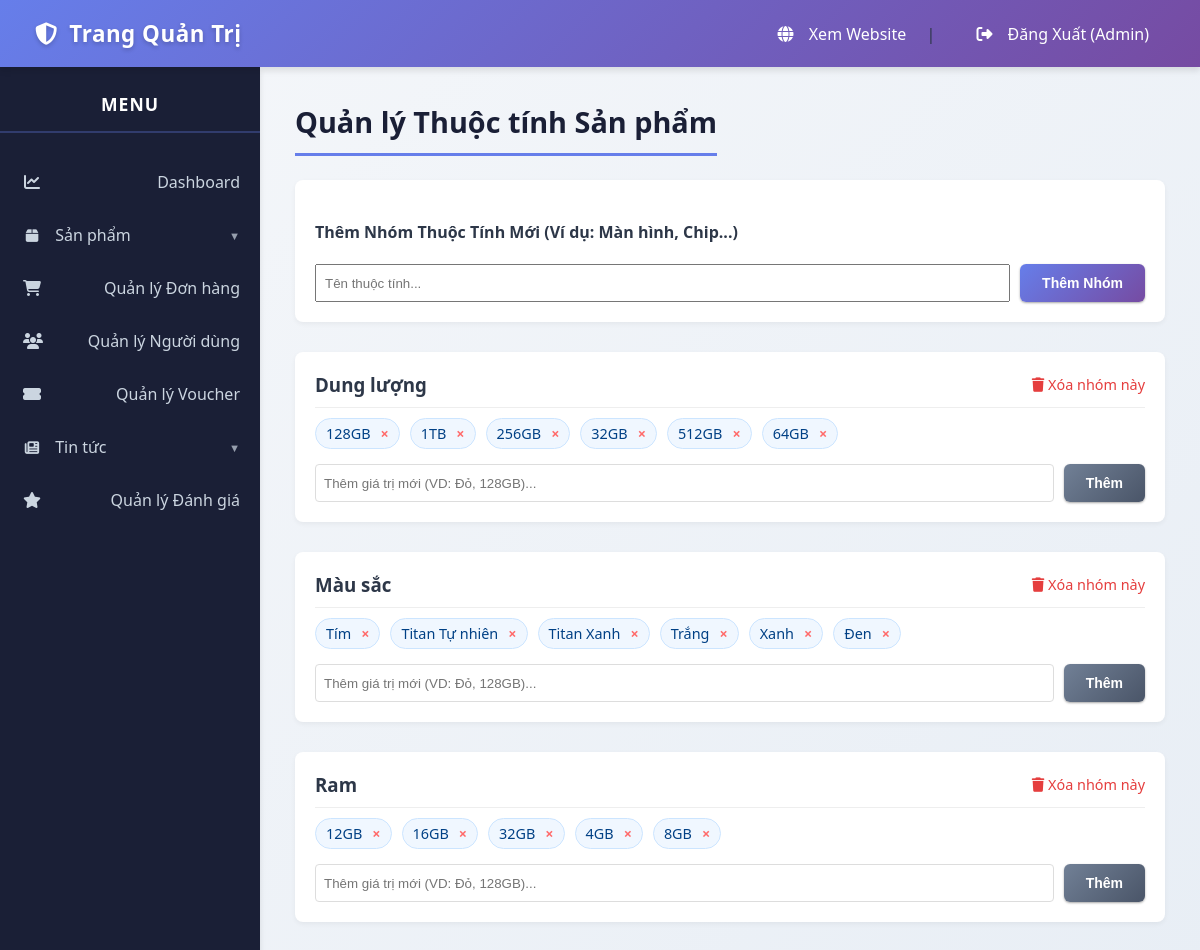
The page /public/admin/attributes (signed in) on the database its author committed.
### tables this page shows
CREATE TABLE `attributes` (
  `id` int(11) NOT NULL,
  `name` varchar(100) NOT NULL COMMENT 'Tên thuộc tính, ví dụ: Màu sắc'
);

CREATE TABLE `attribute_values` (
  `id` int(11) NOT NULL,
  `attribute_id` int(11) NOT NULL COMMENT 'Liên kết với bảng attributes',
  `value` varchar(100) NOT NULL COMMENT 'Giá trị, ví dụ: 256GB hoặc Xám Titan'
);

### app/core/App.php (called while the page is built, shortened)
<?php
class App
{
    protected $method = 'index';
    public function __construct()
    {
        $url = $this->parseUrl();
        if (isset($url[0]) && file_exists('../app/Controllers/' . ucfirst($url[0]) . 'Controller.php')) {
            unset($url[0]);
        }
        $this->controller = new $this->controller;
        if (isset($url[1])) {
            if (method_exists($this->controller, $url[1])) {
                $this->method = $url[1];
                unset($url[1]);
            }
        }
        $this->params = $url ? array_values($url) : [];
        call_user_func_array([$this->controller, $this->method], $this->params);
    }
    public function parseUrl()
    {
        if (isset($_GET['url'])) {
            $url = rtrim($_GET['url'], '/');
            $url = filter_var($url, FILTER_SANITIZE_URL);
            $url = explode('/', $url);
            return $url;
        }
        return [];
    }
}

### public/index.php (called while the page is built, shortened)
<?php
$app = new App();

### app/core/Database.php (called while the page is built, shortened)
<?php
class Database
{
    private $host = DB_HOST;
    private $user = DB_USER;
    private $pass = DB_PASS;
    private $dbname = DB_NAME;
    public $dbh;
    private $stmt;
    public function __construct()
    {
        $dsn = 'mysql:host=' . $this->host . ';dbname=' . $this->dbname;
        $options = [
            PDO::ATTR_PERSISTENT => true,
            PDO::ATTR_ERRMODE => PDO::ERRMODE_EXCEPTION,
            PDO::ATTR_DEFAULT_FETCH_MODE => PDO::FETCH_ASSOC,
            PDO::MYSQL_ATTR_INIT_COMMAND => 'SET NAMES utf8'
        ];
        try {
            $this->dbh = new PDO($dsn, $this->user, $this->pass, $options);
        } catch (PDOException $e) {
            $this->error = $e->getMessage();
            echo $this->error;
        }
    }
    public function query($sql)
    {
        $this->stmt = $this->dbh->prepare($sql);
    }
    public function bind($param, $value, $type = null)
    {
        if (is_null($type)) {
            switch (true) {
                case is_int($value):
                    $type = PDO::PARAM_INT;
                    break;
            }
        }
        $this->stmt->bindValue($param, $value, $type);
    }
    public function execute()
    {
        return $this->stmt->execute();
    }
    public function resultSet()
    {
        $this->execute();
        return $this->stmt->fetchAll();
    }
}

### app/Models/AttributeModel.php (called while the page is built, shortened)
<?php
class AttributeModel
{
    private $db;
    public function __construct()
    {
        $this->db = new Database;
    }
    public function getAllAttributes()
    {
        $this->db->query('SELECT * FROM attributes ORDER BY name ASC');
        return $this->db->resultSet();
    }
    public function getValuesByAttributeId($attribute_id)
    {
        $this->db->query('SELECT * FROM attribute_values WHERE attribute_id = :attr_id ORDER BY value ASC');
        $this->db->bind(':attr_id', $attribute_id);
        return $this->db->resultSet();
    }
    public function getAllAttributesWithValues()
    {
        $attributes = $this->getAllAttributes();
        $result = [];
        foreach ($attributes as $attr) {
            $attr['values'] = $this->getValuesByAttributeId($attr['id']);
            $result[] = $attr;
        }
        return $result;
    }
}

### app/Views/admin/attributes/index.php (the view, shortened to what this page needs)
<h2><?php echo $data['title']; ?></h2>
<div class="attribute-box">
    <h4>Thêm Nhóm Thuộc Tính Mới (Ví dụ: Màn hình, Chip...)</h4>
    <form action="<?php echo URLROOT; ?>/admin/addAttribute" method="POST" class="value-form">
        <input type="text" name="name" placeholder="Tên thuộc tính..." required style="flex: 1; padding: 8px;">
        <button type="submit" class="btn btn-primary" style="margin: 0;">Thêm Nhóm</button>
    </form>
</div>
<?php foreach ($data['attributes'] as $attr) : ?>
    <div class="attribute-box">
        <div style="display: flex; justify-content: space-between; align-items: center; border-bottom: 1px solid #eee; padding-bottom: 10px;">
            <h3 style="margin: 0; color: #2d3748;"><?php echo htmlspecialchars($attr['name']); ?></h3>
            <a href="<?php echo URLROOT; ?>/admin/deleteAttribute/<?php echo $attr['id']; ?>"
                onclick="return confirm('Xóa nhóm này sẽ xóa tất cả giá trị bên trong?')"
                style="color: #e53e3e; text-decoration: none; font-size: 0.9em;">
                <i class="fas fa-trash"></i> Xóa nhóm này
            </a>
        </div>
        <div class="value-tags">
            <?php if (empty($attr['values'])) : ?>
                <span style="color: #777; font-style: italic;">Chưa có giá trị nào.</span>
            <?php else : ?>
                <?php foreach ($attr['values'] as $val) : ?>
                    <div class="value-tag">
                        <?php echo htmlspecialchars($val['value']); ?>
                        <a href="<?php echo URLROOT; ?>/admin/deleteAttributeValue/<?php echo $val['id']; ?>" title="Xóa giá trị">×</a>
                    </div>
                <?php endforeach; ?>
            <?php endif; ?>
        </div>
        <form action="<?php echo URLROOT; ?>/admin/addAttributeValue" method="POST" class="value-form">
            <input type="text" name="value" placeholder="Thêm giá trị mới (VD: Đỏ, 128GB)..." required style="flex: 1; padding: 8px; border: 1px solid #ddd; border-radius: 4px;">
            <button type="submit" class="btn btn-secondary" style="margin: 0;">Thêm</button>
        </form>
    </div>
<?php endforeach; ?>

### app/Views/layouts/admin_header.php (style rules this page uses)
:root { --primary-color: #667eea; --primary-dark: #5568d3; --secondary-color: #1a1f36; --secondary-light: #2d3748; --danger-color: #f56565; --success-color: #48bb78; --warning-color: #f6ad55; --light-color: #f7fafc; --dark-color: #2d3748; --white-color: #ffffff; --border-color: #e2e8f0; --shadow-sm: 0 1px 3px rgba(0, 0, 0, 0.12), 0 1px 2px rgba(0, 0, 0, 0.24); --shadow-md: 0 4px 6px rgba(0, 0, 0, 0.1); --shadow-lg: 0 10px 25px rgba(0, 0, 0, 0.15); }
* { box-sizing: border-box; }
body { font-family: 'Segoe UI', Tahoma, Geneva, Verdana, sans-serif; margin: 0; background: linear-gradient(135deg, #f5f7fa 0%, #e8eef5 100%); color: var(--dark-color); min-height: 100vh; }
.admin-content h2 { margin-top: 0; color: var(--secondary-color); border-bottom: 3px solid var(--primary-color); padding-bottom: 12px; font-size: 1.8em; font-weight: 600; display: inline-block; }
.btn { display: inline-block; padding: 11px 22px; font-size: 14px; font-weight: 600; text-align: center; text-decoration: none; color: var(--white-color); border: none; border-radius: 6px; cursor: pointer; transition: all 0.3s ease; margin-bottom: 20px; box-shadow: var(--shadow-sm); }
.btn-primary { background: linear-gradient(135deg, #667eea 0%, #764ba2 100%); }
.btn-secondary { background: linear-gradient(135deg, #718096 0%, #4a5568 100%); }

### app/Views/admin/attributes/index.php (style rules this page uses)
.attribute-box { background: #fff; padding: 20px; border-radius: 8px; box-shadow: 0 2px 5px rgba(0, 0, 0, 0.05); margin-bottom: 30px; }
.value-tags { display: flex; flex-wrap: wrap; gap: 10px; margin-top: 10px; }
.value-tag { background: #f0f7ff; border: 1px solid #cce5ff; color: #004085; padding: 5px 10px; border-radius: 20px; font-size: 0.9em; display: flex; align-items: center; gap: 5px; }
.value-tag a { color: #ff6b6b; text-decoration: none; font-weight: bold; margin-left: 5px; }
.value-form { display: flex; gap: 10px; margin-top: 15px; }

### rows shown on the page
attributes: name "Dung lượng"
attribute_values: value "128GB"
attribute_values: value "1TB"
attribute_values: value "256GB"
attribute_values: value "32GB"
attribute_values: value "512GB"
attribute_values: value "64GB"
attributes: name "Màu sắc"
attribute_values: value "Tím"
attribute_values: value "Titan Tự nhiên"
attribute_values: value "Titan Xanh"
attribute_values: value "Trắng"
attribute_values: value "Xanh"
attribute_values: value "Đen"
attributes: name "Ram"
attribute_values: value "12GB"
attribute_values: value "16GB"
attribute_values: value "32GB"
attribute_values: value "4GB"
attribute_values: value "8GB"

### other values the page prints
$_SESSION['user_name'] "Admin"
$data['title'] "Quản lý Thuộc tính Sản phẩm"
